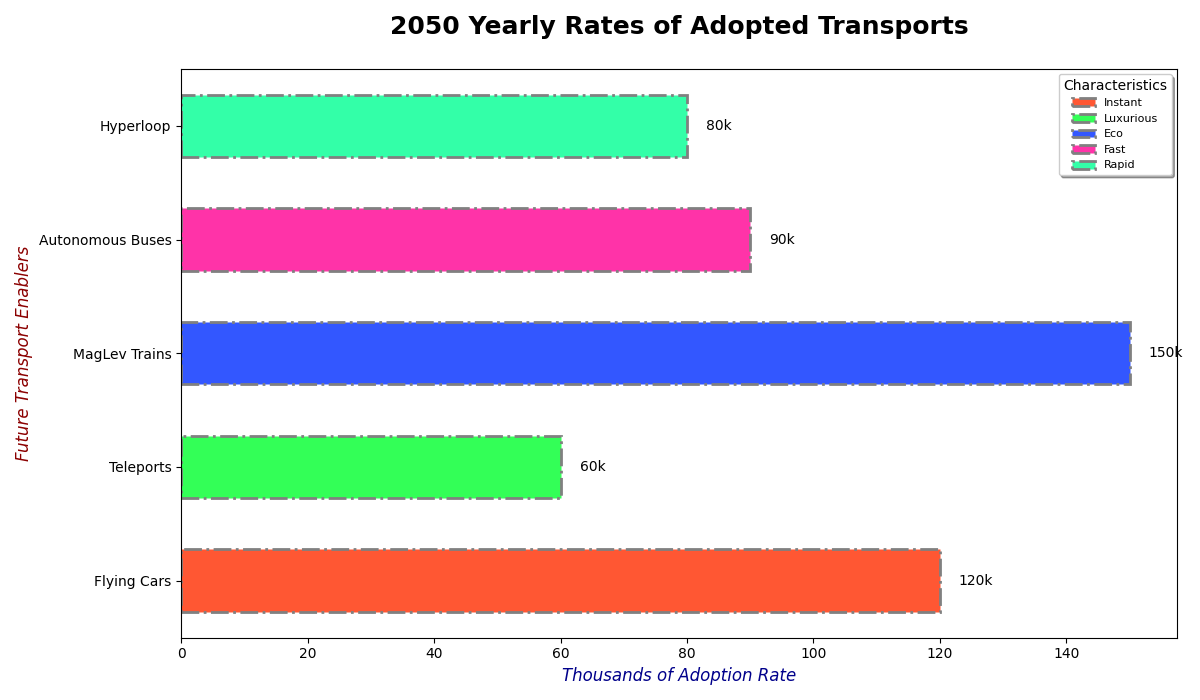

Source code (Python):
import matplotlib.pyplot as plt
import numpy as np

transport_modes = ['Flying Cars', 'Teleports', 'MagLev Trains', 'Autonomous Buses', 'Hyperloop']
adoption_rates = np.array([120, 60, 150, 90, 80])
# Update the colors list with new colors
colors = ['#ff5733', '#33ff57', '#3357ff', '#ff33a8', '#33ffa8']

fig, ax = plt.subplots(figsize=(12, 7))

bars = ax.barh(np.arange(len(transport_modes)), adoption_rates, color=colors, edgecolor='grey', linewidth=2, height=0.55, linestyle='-.')

ax.set_title('2050 Yearly Rates of Adopted Transports', fontsize=18, fontweight='heavy', pad=25)
ax.set_xlabel('Thousands of Adoption Rate', fontsize=12, fontstyle='italic', color='darkblue')
ax.set_ylabel('Future Transport Enablers', fontsize=12, fontstyle='italic', color='darkred')

ax.set_yticks(np.arange(len(transport_modes)))
ax.set_yticklabels(transport_modes, fontsize=10)

for bar in bars:
    xval = bar.get_width()
    ax.text(xval + 3, bar.get_y() + bar.get_height()/2, f'{xval}k', ha='left', va='center', fontsize=10, fontweight='medium')

legend_labels = ['Instant', 'Luxurious', 'Eco', 'Fast', 'Rapid']
ax.legend(bars, legend_labels, title='Characteristics', title_fontsize='10', loc='best', fontsize=8, frameon=True, shadow=True, fancybox=True)

plt.tight_layout()
plt.show()
